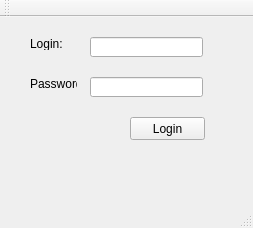
<?xml version="1.0" encoding="UTF-8"?>
<ui version="4.0">
 <class>MemAppClass</class>
 <widget class="QMainWindow" name="MemAppClass">
  <property name="geometry">
   <rect>
    <x>0</x>
    <y>0</y>
    <width>253</width>
    <height>228</height>
   </rect>
  </property>
  <property name="windowTitle">
   <string>MemApp</string>
  </property>
  <widget class="QWidget" name="centralWidget">
   <widget class="QLineEdit" name="loginLine">
    <property name="geometry">
     <rect>
      <x>90</x>
      <y>20</y>
      <width>113</width>
      <height>20</height>
     </rect>
    </property>
   </widget>
   <widget class="QLineEdit" name="passwordLine">
    <property name="geometry">
     <rect>
      <x>90</x>
      <y>60</y>
      <width>113</width>
      <height>20</height>
     </rect>
    </property>
   </widget>
   <widget class="QPushButton" name="loginButton">
    <property name="geometry">
     <rect>
      <x>130</x>
      <y>100</y>
      <width>75</width>
      <height>23</height>
     </rect>
    </property>
    <property name="text">
     <string>Login</string>
    </property>
   </widget>
   <widget class="QLabel" name="label">
    <property name="geometry">
     <rect>
      <x>30</x>
      <y>20</y>
      <width>47</width>
      <height>13</height>
     </rect>
    </property>
    <property name="text">
     <string>Login:</string>
    </property>
   </widget>
   <widget class="QLabel" name="label_2">
    <property name="geometry">
     <rect>
      <x>30</x>
      <y>60</y>
      <width>47</width>
      <height>13</height>
     </rect>
    </property>
    <property name="text">
     <string>Password:</string>
    </property>
   </widget>
  </widget>
  <widget class="QMenuBar" name="menuBar">
   <property name="geometry">
    <rect>
     <x>0</x>
     <y>0</y>
     <width>253</width>
     <height>21</height>
    </rect>
   </property>
  </widget>
  <widget class="QToolBar" name="mainToolBar">
   <attribute name="toolBarArea">
    <enum>TopToolBarArea</enum>
   </attribute>
   <attribute name="toolBarBreak">
    <bool>false</bool>
   </attribute>
  </widget>
  <widget class="QStatusBar" name="statusBar"/>
 </widget>
 <layoutdefault spacing="6" margin="11"/>
 <resources>
  <include location="MemApp.qrc"/>
 </resources>
 <connections/>
</ui>
